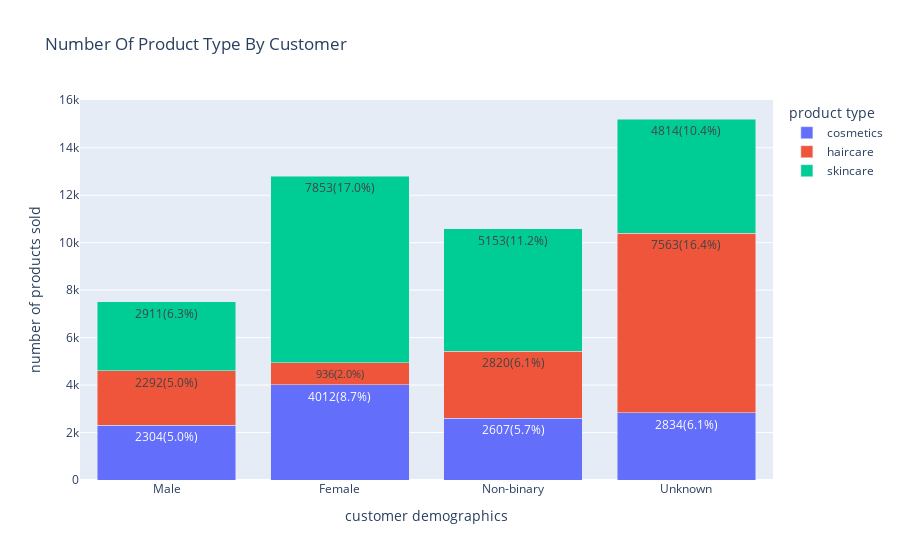

Notebook cell for this chart:
### Code cell
plot3 = df.groupby(['customer demographics','product type'])['number of products sold'].sum().reset_index()
orders = ['Male','Female','Non-binary','Unknown']
total_count = plot3['number of products sold'].sum()
plot3['percent'] = plot3['number of products sold'] / total_count * 100
plot3['text'] = plot3['number of products sold'].astype(str) + '(' + plot3['percent'].round(1).astype(str) + '%)'
plot3 = px.bar(plot3,x='customer demographics',
               y='number of products sold',
               color='product type',
               barmode='stack',
               text = 'text',
               category_orders={'customer demographics':orders},title='Number Of Product Type By Customer')
plot3

### Figure 1 — Plotly figure (JSON) as saved in the notebook; plotly's stock layout.template omitted (floating-point values rounded to 4 significant figures)
{"data": [{"alignmentgroup": "True", "hovertemplate": "product type=cosmetics<br>customer demographics=%{x}<br>number of products sold=%{y}<br>text=%{text}<extra></extra>", "legendgroup": "cosmetics", "marker": {"color": "#636efa", "pattern": {"shape": ""}}, "name": "cosmetics", "offsetgroup": "cosmetics", "orientation": "v", "showlegend": true, "text": ["4012(8.7%)", "2304(5.0%)", "2607(5.7%)", "2834(6.1%)"], "textposition": "auto", "type": "bar", "x": ["Female", "Male", "Non-binary", "Unknown"], "xaxis": "x", "y": [4012, 2304, 2607, 2834], "yaxis": "y"}, {"alignmentgroup": "True", "hovertemplate": "product type=haircare<br>customer demographics=%{x}<br>number of products sold=%{y}<br>text=%{text}<extra></extra>", "legendgroup": "haircare", "marker": {"color": "#EF553B", "pattern": {"shape": ""}}, "name": "haircare", "offsetgroup": "haircare", "orientation": "v", "showlegend": true, "text": ["936(2.0%)", "2292(5.0%)", "2820(6.1%)", "7563(16.4%)"], "textposition": "auto", "type": "bar", "x": ["Female", "Male", "Non-binary", "Unknown"], "xaxis": "x", "y": [936, 2292, 2820, 7563], "yaxis": "y"}, {"alignmentgroup": "True", "hovertemplate": "product type=skincare<br>customer demographics=%{x}<br>number of products sold=%{y}<br>text=%{text}<extra></extra>", "legendgroup": "skincare", "marker": {"color": "#00cc96", "pattern": {"shape": ""}}, "name": "skincare", "offsetgroup": "skincare", "orientation": "v", "showlegend": true, "text": ["7853(17.0%)", "2911(6.3%)", "5153(11.2%)", "4814(10.4%)"], "textposition": "auto", "type": "bar", "x": ["Female", "Male", "Non-binary", "Unknown"], "xaxis": "x", "y": [7853, 2911, 5153, 4814], "yaxis": "y"}], "layout": {"barmode": "stack", "legend": {"title": {"text": "product type"}, "tracegroupgap": 0}, "title": {"text": "Number Of Product Type By Customer"}, "xaxis": {"anchor": "y", "categoryarray": ["Male", "Female", "Non-binary", "Unknown"], "categoryorder": "array", "domain": [0, 1], "title": {"text": "customer demographics"}}, "yaxis": {"anchor": "x", "domain": [0, 1], "title": {"text": "number of products sold"}}}}
